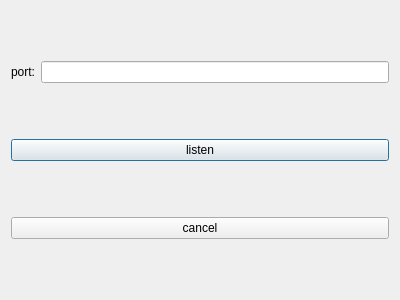
<?xml version="1.0" encoding="UTF-8"?>
<ui version="4.0">
 <class>receive_init</class>
 <widget class="QDialog" name="receive_init">
  <property name="geometry">
   <rect>
    <x>0</x>
    <y>0</y>
    <width>400</width>
    <height>300</height>
   </rect>
  </property>
  <property name="windowTitle">
   <string>Dialog</string>
  </property>
  <layout class="QVBoxLayout" name="verticalLayout">
   <item>
    <layout class="QHBoxLayout" name="horizontalLayout_2">
     <item>
      <widget class="QLabel" name="port_label">
       <property name="text">
        <string>port:</string>
       </property>
      </widget>
     </item>
     <item>
      <widget class="QLineEdit" name="port_input"/>
     </item>
    </layout>
   </item>
   <item>
    <widget class="QPushButton" name="listen_btn">
     <property name="text">
      <string>listen</string>
     </property>
    </widget>
   </item>
   <item>
    <widget class="QPushButton" name="cancel_btn">
     <property name="text">
      <string>cancel</string>
     </property>
    </widget>
   </item>
  </layout>
 </widget>
 <resources/>
 <connections/>
</ui>
